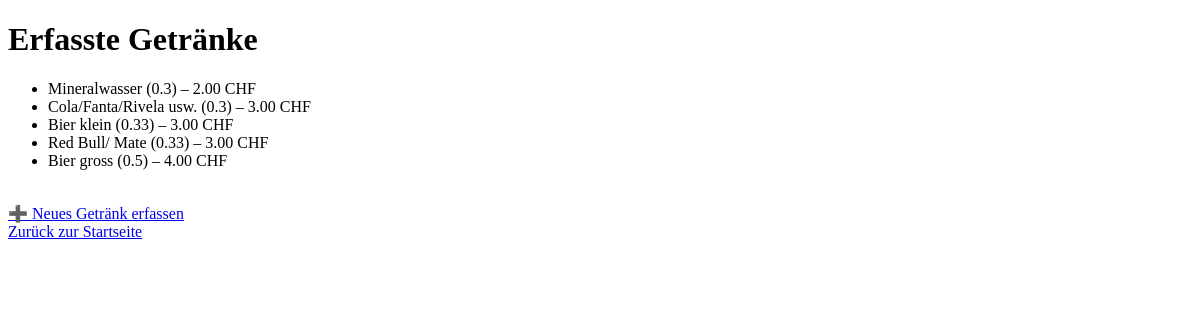
Page /getraenke on the earlier database version.
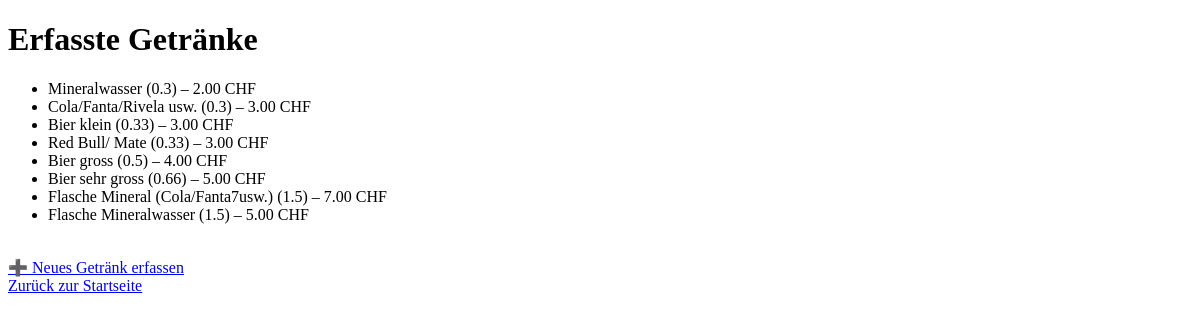
Same page on the later database version.
### app/models.py (models this page shows)
class Getraenk(db.Model):
    id = db.Column(db.Integer, primary_key=True)
    name = db.Column(db.String(100), nullable=False)
    preis = db.Column(db.Float, nullable=False)
    kategorie = db.Column(db.String(50), nullable=False)

### app/routes.py (the view)
@app.route("/getraenke")
def list_getraenke():
    getraenke = Getraenk.query.order_by(Getraenk.kategorie).all()
    return render_template("getraenk_liste.html", getraenke=getraenke)

### app/templates/getraenk_liste.html (shortened to what this page needs)
<!DOCTYPE html>
<html lang="de">
<head>
</head>
<body>
    <h1>Erfasste Getränke</h1>
    {% if getraenke %}
        <ul>
        {% for g in getraenke %}
            <li>{{ g.name }} ({{ g.kategorie }}) – {{ "%.2f"|format(g.preis) }} CHF</li>
        {% endfor %}
        </ul>
    {% else %}
        <p>Noch keine Getränke erfasst.</p>
    {% endif %}
    <br>
    <a href="{{ url_for('create_getraenk') }}">➕ Neues Getränk erfassen</a><br>
    <a href="{{ url_for('index') }}">Zurück zur Startseite</a>
</body>
</html>

Differences in the rows shown:
added Getraenk: name "Bier sehr gross", kategorie "0.66", preis "5.00"
added Getraenk: name "Flasche Mineral (Cola/Fanta7usw.)", kategorie "1.5", preis "7.00"
added Getraenk: name "Flasche Mineralwasser", kategorie "1.5", preis "5.00"
